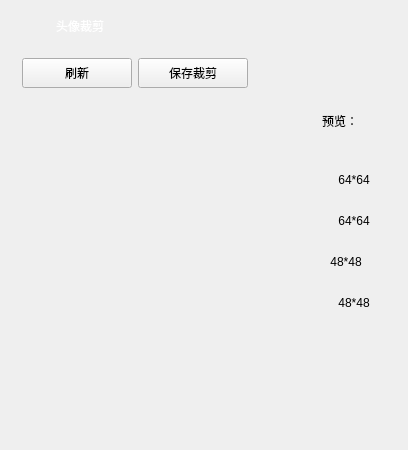
<?xml version="1.0" encoding="UTF-8"?>
<ui version="4.0">
 <class>headEdit</class>
 <widget class="QWidget" name="headEdit">
  <property name="geometry">
   <rect>
    <x>0</x>
    <y>0</y>
    <width>400</width>
    <height>450</height>
   </rect>
  </property>
  <property name="windowTitle">
   <string>Form</string>
  </property>
  <property name="styleSheet">
   <string notr="true"/>
  </property>
  <layout class="QGridLayout" name="gridLayout">
   <item row="1" column="0">
    <widget class="QWidget" name="widgetBody" native="true">
     <layout class="QVBoxLayout" name="verticalLayout_3">
      <property name="leftMargin">
       <number>2</number>
      </property>
      <property name="topMargin">
       <number>2</number>
      </property>
      <property name="rightMargin">
       <number>2</number>
      </property>
      <property name="bottomMargin">
       <number>2</number>
      </property>
      <item>
       <widget class="QWidget" name="widgetButton" native="true">
        <layout class="QHBoxLayout" name="horizontalLayout_2">
         <item>
          <widget class="QPushButton" name="btnLoad">
           <property name="minimumSize">
            <size>
             <width>110</width>
             <height>30</height>
            </size>
           </property>
           <property name="text">
            <string>刷新</string>
           </property>
           <property name="icon">
            <iconset>
             <normaloff>:/PictureEdit/Resources/photo.png</normaloff>:/PictureEdit/Resources/photo.png</iconset>
           </property>
          </widget>
         </item>
         <item>
          <widget class="QPushButton" name="btnSave">
           <property name="minimumSize">
            <size>
             <width>110</width>
             <height>30</height>
            </size>
           </property>
           <property name="text">
            <string>保存裁剪</string>
           </property>
           <property name="icon">
            <iconset>
             <normaloff>:/PictureEdit/Resources/svae.png</normaloff>:/PictureEdit/Resources/svae.png</iconset>
           </property>
          </widget>
         </item>
         <item>
          <spacer name="horizontalSpacer">
           <property name="orientation">
            <enum>Qt::Horizontal</enum>
           </property>
           <property name="sizeHint" stdset="0">
            <size>
             <width>169</width>
             <height>20</height>
            </size>
           </property>
          </spacer>
         </item>
        </layout>
       </widget>
      </item>
      <item>
       <layout class="QHBoxLayout" name="horizontalLayout_3" stretch="0,0">
        <property name="spacing">
         <number>0</number>
        </property>
        <item>
         <widget class="QWidget" name="widgetLoad" native="true">
          <property name="minimumSize">
           <size>
            <width>300</width>
            <height>0</height>
           </size>
          </property>
          <property name="styleSheet">
           <string notr="true"/>
          </property>
          <layout class="QHBoxLayout" name="horizontalLayout">
           <property name="spacing">
            <number>0</number>
           </property>
           <property name="leftMargin">
            <number>0</number>
           </property>
           <property name="topMargin">
            <number>0</number>
           </property>
           <property name="rightMargin">
            <number>0</number>
           </property>
           <property name="bottomMargin">
            <number>0</number>
           </property>
           <item alignment="Qt::AlignHCenter|Qt::AlignVCenter">
            <widget class="QLabel" name="labelPreview">
             <property name="minimumSize">
              <size>
               <width>150</width>
               <height>150</height>
              </size>
             </property>
             <property name="text">
              <string/>
             </property>
             <property name="alignment">
              <set>Qt::AlignCenter</set>
             </property>
            </widget>
           </item>
          </layout>
         </widget>
        </item>
        <item>
         <widget class="QWidget" name="widgetView" native="true">
          <layout class="QVBoxLayout" name="verticalLayout_2">
           <property name="spacing">
            <number>10</number>
           </property>
           <item>
            <widget class="QLabel" name="label">
             <property name="styleSheet">
              <string notr="true"/>
             </property>
             <property name="text">
              <string>预览：</string>
             </property>
            </widget>
           </item>
           <item>
            <widget class="QLabel" name="label64">
             <property name="minimumSize">
              <size>
               <width>64</width>
               <height>64</height>
              </size>
             </property>
             <property name="maximumSize">
              <size>
               <width>48</width>
               <height>48</height>
              </size>
             </property>
             <property name="text">
              <string>64*64</string>
             </property>
             <property name="alignment">
              <set>Qt::AlignCenter</set>
             </property>
            </widget>
           </item>
           <item>
            <widget class="QLabel" name="label_2">
             <property name="text">
              <string>64*64</string>
             </property>
             <property name="alignment">
              <set>Qt::AlignCenter</set>
             </property>
            </widget>
           </item>
           <item>
            <widget class="QLabel" name="label48">
             <property name="minimumSize">
              <size>
               <width>48</width>
               <height>48</height>
              </size>
             </property>
             <property name="maximumSize">
              <size>
               <width>48</width>
               <height>48</height>
              </size>
             </property>
             <property name="text">
              <string>48*48</string>
             </property>
             <property name="alignment">
              <set>Qt::AlignCenter</set>
             </property>
            </widget>
           </item>
           <item>
            <widget class="QLabel" name="label_3">
             <property name="text">
              <string>48*48</string>
             </property>
             <property name="alignment">
              <set>Qt::AlignCenter</set>
             </property>
            </widget>
           </item>
           <item>
            <spacer name="verticalSpacer">
             <property name="orientation">
              <enum>Qt::Vertical</enum>
             </property>
             <property name="sizeHint" stdset="0">
              <size>
               <width>20</width>
               <height>111</height>
              </size>
             </property>
            </spacer>
           </item>
          </layout>
         </widget>
        </item>
       </layout>
      </item>
     </layout>
    </widget>
   </item>
   <item row="0" column="0">
    <widget class="QWidget" name="widgetWinTitle" native="true">
     <property name="minimumSize">
      <size>
       <width>0</width>
       <height>30</height>
      </size>
     </property>
     <property name="maximumSize">
      <size>
       <width>16777215</width>
       <height>30</height>
      </size>
     </property>
     <layout class="QHBoxLayout" name="horizontalLayout_4" stretch="0,1">
      <property name="spacing">
       <number>5</number>
      </property>
      <property name="leftMargin">
       <number>10</number>
      </property>
      <property name="topMargin">
       <number>0</number>
      </property>
      <property name="rightMargin">
       <number>0</number>
      </property>
      <property name="bottomMargin">
       <number>0</number>
      </property>
      <item>
       <widget class="QLabel" name="labelWinIcon">
        <property name="minimumSize">
         <size>
          <width>30</width>
          <height>30</height>
         </size>
        </property>
        <property name="maximumSize">
         <size>
          <width>30</width>
          <height>30</height>
         </size>
        </property>
        <property name="styleSheet">
         <string notr="true">border-image: url(:/res/Icons/MainWindow/friend2.png);</string>
        </property>
        <property name="text">
         <string/>
        </property>
        <property name="pixmap">
         <pixmap resource="res.qrc">:/res/Icons/MainWindow/friend.png</pixmap>
        </property>
       </widget>
      </item>
      <item>
       <widget class="QLabel" name="labelWinTitle">
        <property name="styleSheet">
         <string notr="true">color: #FFFFFF;
</string>
        </property>
        <property name="text">
         <string>头像裁剪</string>
        </property>
       </widget>
      </item>
     </layout>
    </widget>
   </item>
  </layout>
 </widget>
 <resources>
  <include location="res.qrc"/>
 </resources>
 <connections/>
</ui>
